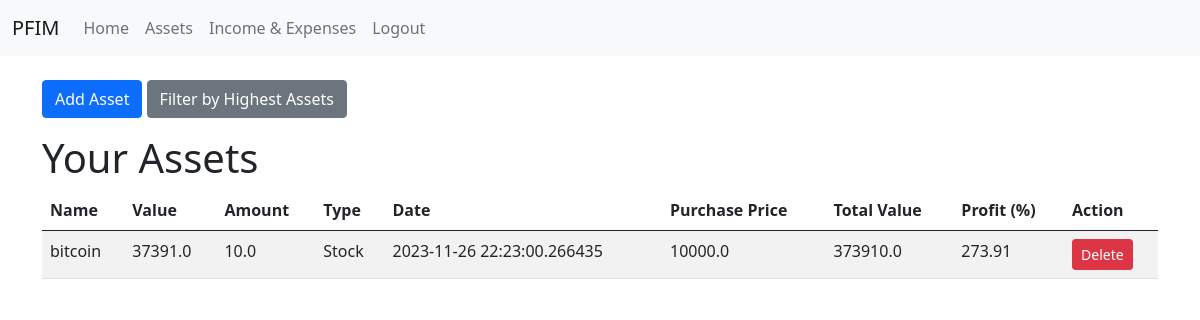
Screenshot of /assets (signed in) with the database file from the repository.
### tables this page shows
CREATE TABLE assets (
            assetid INTEGER PRIMARY KEY AUTOINCREMENT,
            name VARCHAR(64) NOT NULL,
            value FLOAT NOT NULL,
            amount FLOAT NOT NULL,
            assettypeid INTEGER REFERENCES assettype(assettypeid),
            date TIMESTAMP,
            userid INTEGER REFERENCES users(userid),
            purchaseprice FLOAT NOT NULL
        );

### index.py (the view)
@app.route('/assets')
def show_assets():
    assets = db.get_assets_for_user(session['id'])
    return render_template('assets.html', assets=assets)

### DBoperations.py (called while the page is built)
def get_db_connection():
    conn = sqlite3.connect(DATABASE, check_same_thread=False)
    return conn

def get_assets_for_user(userid):
    conn = get_db_connection()
    cur = conn.cursor()
    cur.execute("""
        SELECT
            assetid,
            name,
            value,
            amount,
            assettypeid,
            date,
            userid,
            purchaseprice,
            value * amount AS total_value,
            ((value * amount) - (purchaseprice * amount)) / (purchaseprice * amount) * 100 AS profit_percentage
        FROM
            assets
        WHERE
            userid = ?;
    """, (userid,))
    assets = cur.fetchall()
    conn.close()
    return assets

### templates/assets.html (shortened to what this page needs)
<!DOCTYPE html>
<html>
<head>
    <link href="https://cdn.jsdelivr.net/npm/bootstrap@5.1.0/dist/css/bootstrap.min.css" rel="stylesheet">
</head>
<body>
    {% include 'navbar.html' %}
    <div class="container mt-4">
        <div class="mb-3">
            <button class="btn btn-primary" onclick="location.href='/addasset'">Add Asset</button>
            <button class="btn btn-secondary" onclick="location.href='/filter_highest_assets'">Filter by Highest Assets</button>
        </div>
        <h1>Your Assets</h1>
        <table class="table table-striped table-hover">
            <thead>
                <tr>
                    <th>Name</th>
                    <th>Value</th>
                    <th>Amount</th>
                    <th>Type</th>
                    <th>Date</th>
                    <th>Purchase Price</th>
                    <th>Total Value</th>
                    <th>Profit (%)</th>
                    <th>Action</th>
                </tr>
            </thead>
            <tbody>
                {% for asset in assets %}
                <tr>
                    <td>{{ asset[1] }}</td>
                    <td>{{ asset[2] }}</td>
                    <td>{{ asset[3] }}</td>
                    <td>{{ 'Crypto' if asset[4] == 0 else 'Stock' }}</td>
                    <td>{{ asset[5] }}</td>
                    <td>{{ asset[7] }}</td>
                    <td>{{ asset[8] }}</td>
                    <td>{{ "%.2f"|format(asset[9]) }}</td>
                    <td>
                        <form action="/delete_asset" method="post">
                            <button type="submit" class="btn btn-danger btn-sm">Delete</button>
                        </form>
                    </td>
                </tr>
                {% endfor %}
            </tbody>
        </table>
    </div>
</body>
</html>

### rows the page displays
assets: name "bitcoin", value "37391.0", amount "10.0", assettypeid "Stock", date "2023-11-26 22:23:00.266435", purchaseprice "10000.0", asset "373910.0", asset "273.91"
